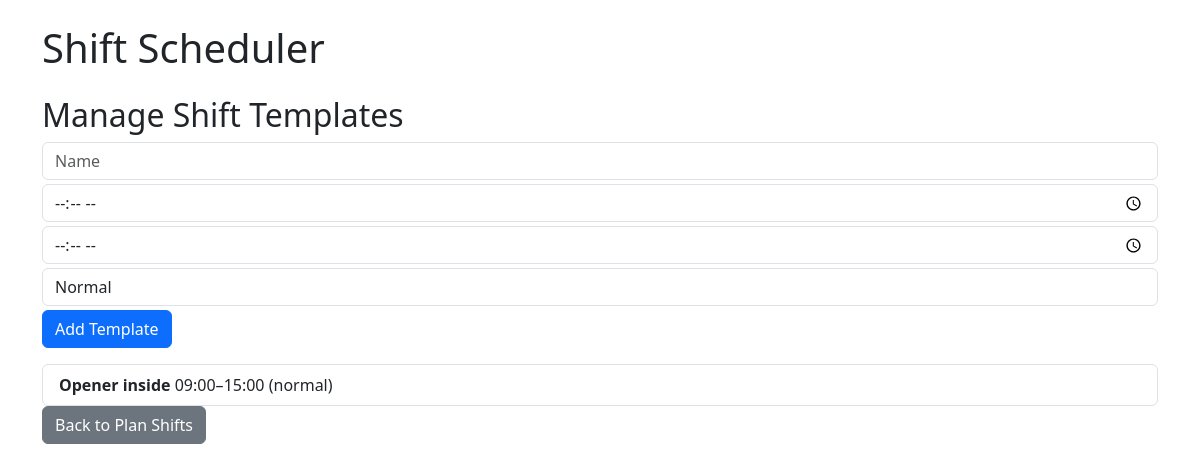
The page /shift_templates on the database its author committed.
### models.py (models this page shows)
class ShiftTemplate(db.Model):
    id = db.Column(db.Integer, primary_key=True)
    name = db.Column(db.String(50), nullable=False)   # e.g. "Opener"
    start_time = db.Column(db.Time, nullable=False)
    end_time = db.Column(db.Time, nullable=False)
    role_type = db.Column(db.String(20), default="normal")

### app.py (the view, shortened to what this page needs)
@app.route("/shift_templates", methods=["GET", "POST"])
def shift_templates():
    templates = ShiftTemplate.query.all()
    return render_template("shift_templates.html", templates=templates, now=date.today())

### templates/shift_templates.html (shortened to what this page needs)
{% extends "base.html" %}
{% block content %}
<h2>Manage Shift Templates</h2>
<form method="POST" class="mb-3">
    <input type="text" name="name" placeholder="Name" required class="form-control mb-1">
    <input type="time" name="start_time" required class="form-control mb-1">
    <input type="time" name="end_time" required class="form-control mb-1">
    <select name="role_type" class="form-control mb-1">
        <option value="normal">Normal</option>
    </select>
    <button type="submit" class="btn btn-primary">Add Template</button>
</form>
<ul class="list-group">
{% for t in templates %}
    <li class="list-group-item">
        <strong>{{ t.name }}</strong>
        {{ t.start_time.strftime("%H:%M") }}–{{ t.end_time.strftime("%H:%M") }} ({{ t.role_type }})
    </li>
{% endfor %}
</ul>
<a href="{{ url_for('plan_schedule', year=now.year, month=now.month) }}" class="btn btn-secondary mb-3">Back to Plan Shifts</a>
{% endblock %}

### rows shown on the page
ShiftTemplate: name "Opener inside", start_time "09:00", end_time "15:00", role_type "normal"
